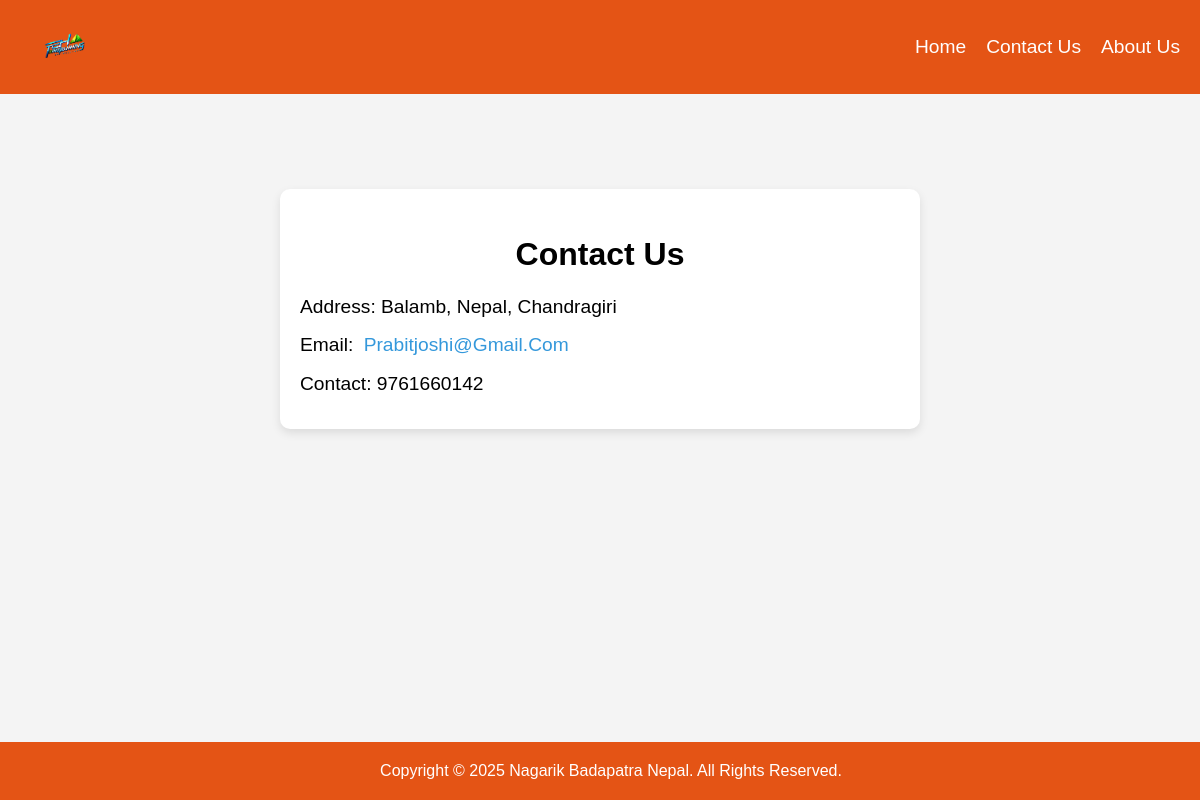
The app's page /contact/, older data.
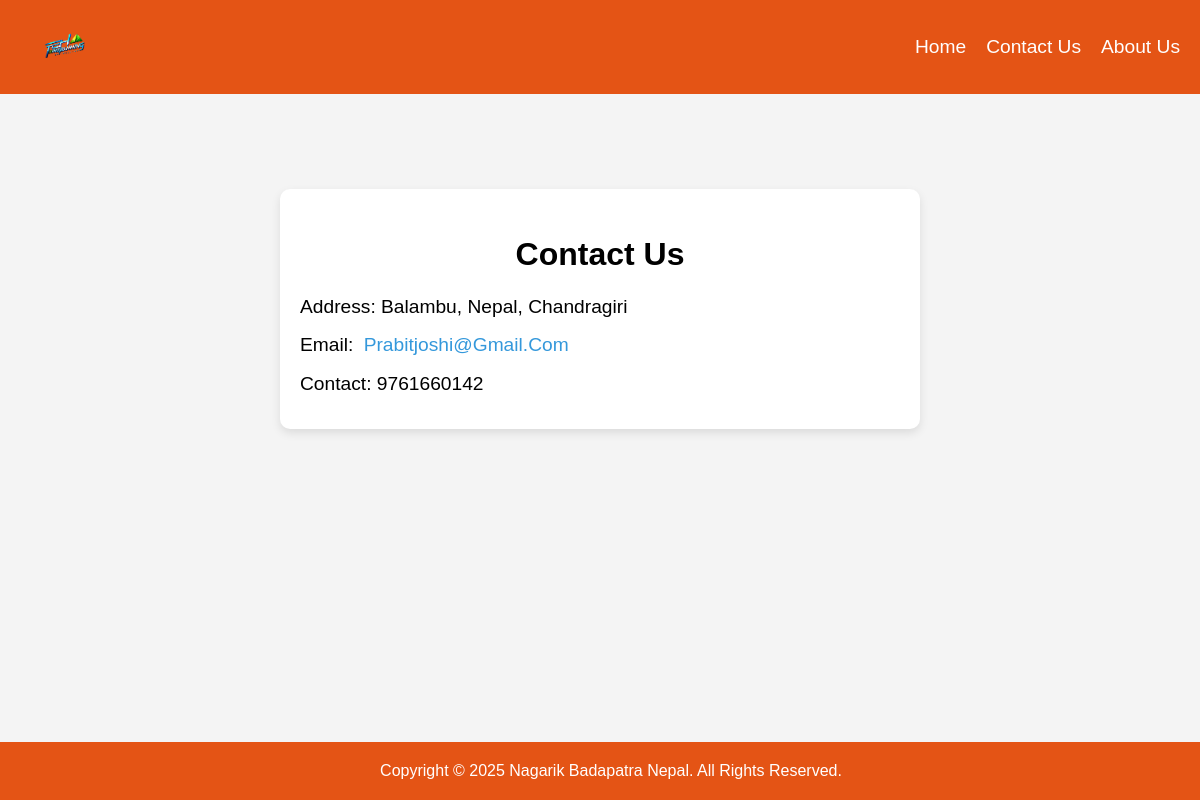
The same page, newer data.
### pages/models.py (models this page shows, shortened)
class ContactInfo(models.Model):
    name = models.CharField(max_length=255)
    email = models.EmailField()
    phone = models.CharField(max_length=20)
    whatsapp = models.CharField(max_length=20)
    logo = models.ImageField(upload_to='uploads/')

### pages/views.py (the view)
# urls.py: path('contact/', contact_view, name='contact'),
def contact_view(request):
    contact = ContactInfo.objects.first()  # Get the first contact info
    return render(request, 'pages/contact.html', {'contact': contact})

### pages/templates/pages/contact.html (shortened to what this page needs)
<!DOCTYPE html>
<html lang="en">
<head>
  <link rel="stylesheet" href="https://cdnjs.cloudflare.com/ajax/libs/font-awesome/6.0.0-beta3/css/all.min.css">
</head>
<body>
  <header>
    <div class="logo">
      <a href="/">
        <img src="{{ contact.logo.url }}" alt="Nagarik Badapatra Logo">
      </a>
    </div>
    <nav>
      <ul>
        <li><a href="/">Home</a></li>
        <li><a href="/contact/">Contact Us</a></li>
        <li><a href="/about/">About Us</a></li>
      </ul>
    </nav>
  </header>
  <div class="contact-info-container">
    <div class="contact-info">
      <h2>Contact Us</h2>
      <p>Address: {{ contact.name }}</p>
      <p>Email: <a href="mailto:{{ contact.email }}">{{ contact.email }}</a></p>
      <p>Contact: {{ contact.phone }}</p>
    </div>
  </div>
  <footer>
    Copyright © 2025 Nagarik Badapatra Nepal. All Rights Reserved.
  </footer>
</body>
</html>

### pages/templates/pages/contact.html (style rules this page uses)
body { font-family: Arial, sans-serif; background: #f4f4f4; color: black; margin: 0; padding: 0; display: flex; flex-direction: column; min-height: 100vh; justify-content: flex-start; }
header { display: flex; justify-content: space-between; align-items: center; padding: 20px; background-color: #E45415; color: white; }
.logo { display: inline-block; margin-left: 20px; }
.logo img { max-height: 50px; }
.contact-info-container { width: 80%; max-width: 600px; padding: 20px; text-align: left; background-color: white; color: black; box-shadow: 0px 4px 10px rgba(0, 0, 0, 0.1); border-radius: 10px; margin: 95px auto; }
.contact-info h2 { font-size: 2rem; margin-bottom: 20px; text-align: center; }
.contact-info p { font-size: 1.2rem; margin: 10px 0; line-height: 1.5; word-wrap: break-word; font-weight: normal; text-transform: capitalize; }
.contact-info a { text-decoration: none; color: #3498db; font-weight: normal; padding: 5px; border-radius: 5px; transition: background-color 0.3s, box-shadow 0.3s; }
footer { background-color: #E45415; color: white; padding: 20px 11px; text-align: center; position: fixed; bottom: 0; width: 100%; }
nav ul { list-style-type: none; margin: 0; padding: 0; display: flex; }
nav ul li { margin-left: 20px; }
nav ul li a { text-decoration: none; color: white; font-size: 1.2rem; }

Row changes from the older to the newer data that the page shows:
changed ContactInfo "Prabitjoshi@gmail.com": name "Balamb, Nepal, Chandragiri" → "Balambu, Nepal, Chandragiri"
